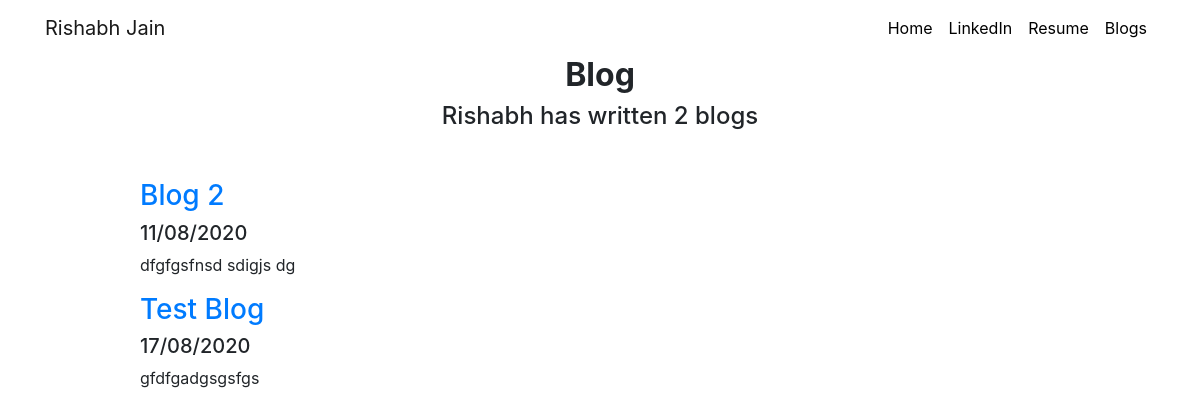
The page /blog/ on the database as committed earlier.
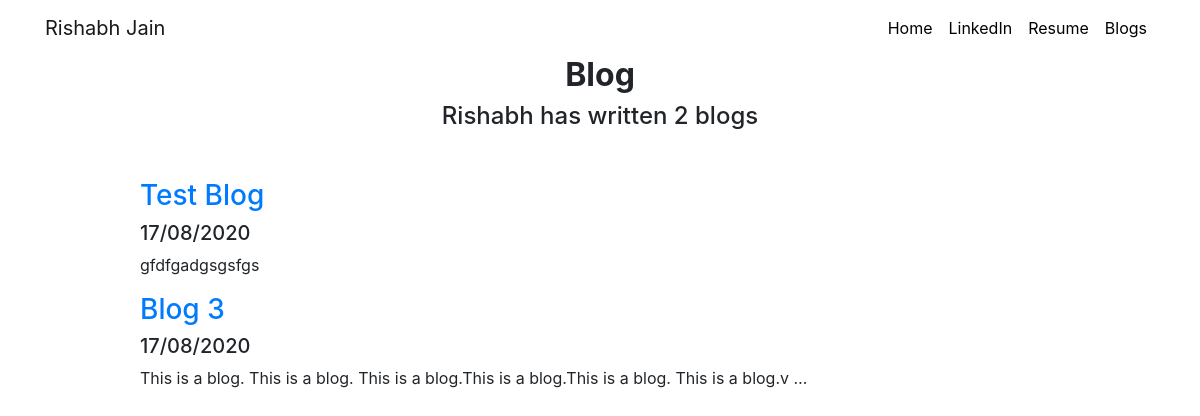
The same page on the database as committed later.
### blog/models.py (models this page shows, shortened)
class Blog(models.Model):
    title = models.CharField(max_length = 250)
    description = models.TextField()
    date = models.DateField()

### blog/views.py (the view)
# urls.py: path('',views.blog,name = 'blog'),
def blog(request):
    blogs = Blog.objects.order_by('date')[:5]
    return render(request,'blogs/blog.html',{"blogs":blogs})

### blog/templates/blogs/blog.html
{% extends 'portfolio/base.html' %}
{% block content %}
<h2 id="blogtitle" class="text-center font-weight-bold">Blog</h2>
<h4 class="text-center mb-5">Rishabh has written {{blogs.count}} blog{{blogs.count|pluralize}} </h4>
{% for blog in blogs %}
    <div class="row justify-content-center">
        <div class="col-md-10">
            <a href="{% url 'blog:detail' blog.id%}">
                <h3>{{blog.title}}</h3>
            </a>
            <h5 class="class="text-muted"">{{ blog.date|date:'d/m/Y'}}</h5>
            <p> {{blog.description|striptags|truncatechars:100}} </p>
        </div>
    </div>
{% endfor %}
{% endblock %}

Rows that differ between the two databases and show on the page:
removed Blog: title "Blog 2", date "11/08/2020", description "dfgfgsfnsd sdigjs dg"
added Blog: title "Blog 3", date "17/08/2020", description "This is a blog. This is a blog. This is a blog.This is a blog.This is a blog. This is a blog.v …"
